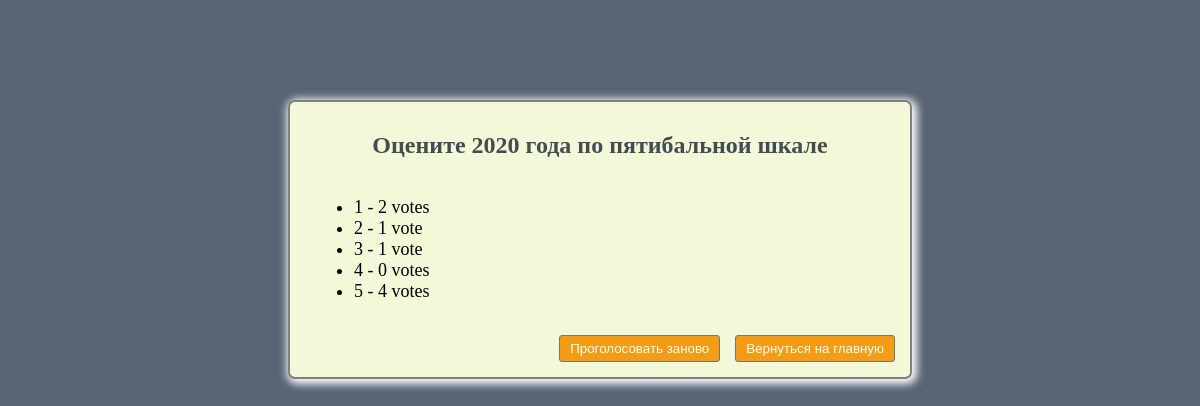
Before: /polls/5/results/ with the older database file.
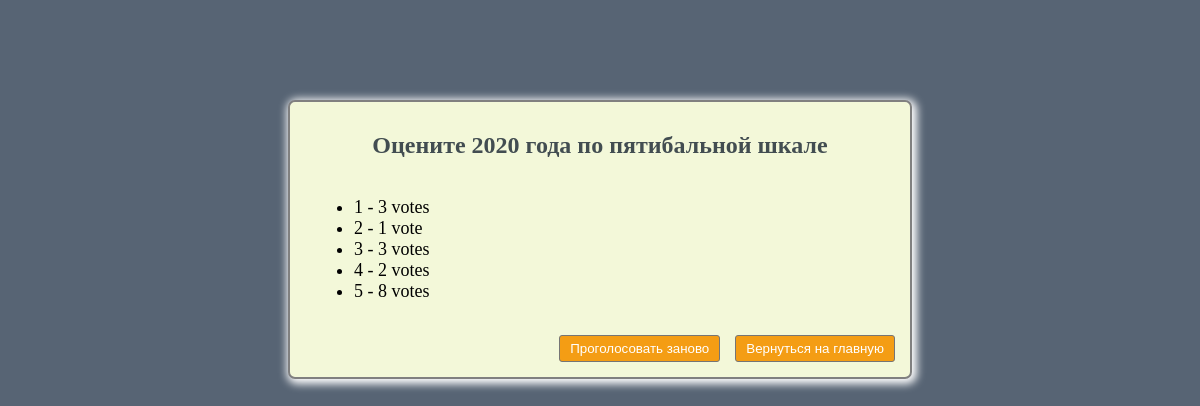
After: the same page with the newer database file.
### polls/models.py (models this page shows, shortened)
class Question(models.Model):
    question_text = models.CharField(max_length=200)
    pub_date = models.DateTimeField('date published')

class Choice(models.Model):
    question = models.ForeignKey(Question, on_delete=models.CASCADE)
    choice_text = models.CharField(max_length=200)
    votes = models.IntegerField(default=0)

### polls/views.py (the view)
# urls.py: path('<int:pk>/results/', views.ResultsView.as_view(), name='results'),
class ResultsView(generic.DetailView):
    model = Question
    template_name = 'polls/results.html'

### polls/templates/polls/results.html (shortened to what this page needs)
<!DOCTYPE html>
<html lang="en">
<head>
    {% load static %}
    <link rel="stylesheet" type="text/css" href="{% static 'polls/style.css' %}">
</head>
<body class="body">
    <div class="center-div">
        <div class="title">
            <h2 class="header">{{ question.question_text }}</h2>
        </div>
        <ul class="ul-results">
            {% for choice in question.choice_set.all %}
                <li>{{ choice.choice_text }} - {{ choice.votes }} vote{{ choice.votes|pluralize }}</li>
            {% endfor %}
        </ul>
        <div class="btn-wrap">
            <a href="{% url 'polls:detail' question.id %}"><button type="submit" class="btn">Проголосовать заново</button></a>
            <a href="{% url 'polls:index' %}"><button type="submit" class="btn">Вернуться на главную</button></a>
        </div>
    </div>
</body>
</html>

### polls/static/polls/style.css (style rules this page uses)
.ul-results { padding-left: 64px; font-size: 18px; }
.header { padding: 0 15px; text-align: center; }
.body { background: #576474; }
.center-div { width: 620px; padding: 10px 0 15px; margin: 100px auto; background: #f3f8d9; box-shadow: 2px 2px 8px 3px #fff; border: 2px solid gray; border-radius: 7px; }
.title { display: flex; justify-content: center; color: #424d51; }
.btn { background: #f49d14; border: 1px solid #757575; border-radius: 3px; padding: 5px 10px; color: #fff; margin-right: 15px; }
.btn-wrap { display: flex; justify-content: flex-end; padding-top: 15px; }

Changed rows visible on the page:
changed Choice (number 1 of 5 on the later page): votes "2" → "3"
changed Choice (number 3 of 5 on the later page): votes "1" → "3"
changed Choice (number 4 of 5 on the later page): votes "0" → "2"
changed Choice (number 5 of 5 on the later page): votes "4" → "8"
